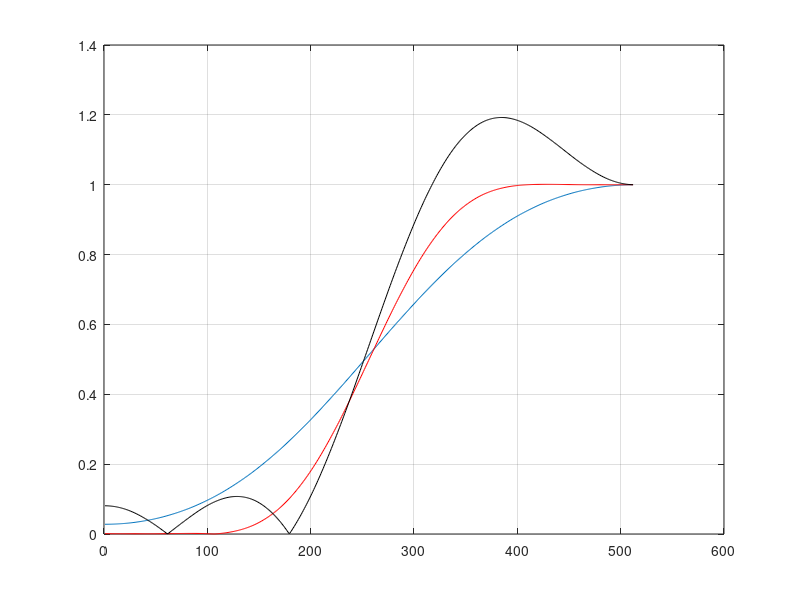

Source code (MATLAB):
%
% EXERCISE_7_3.M
%
% Effect of windows.
%

% first, design a high pass filter
N = 6;
b1 = fir1(N, 0.5, 'high');

% try a longer window
b2 = fir1(2*N, 0.5, 'high');

% try a rectangular window
b3 = fir1(N, 0.5, 'high', rectwin(N+1));

% calculate the frequency responses
H1 = freqz(b1);
H2 = freqz(b2);
H3 = freqz(b3);

% plot
figure(1);
plot(abs(H1));
hold on;
plot(abs(H2), 'r');
plot(abs(H3), 'k');
hold off; grid on;

